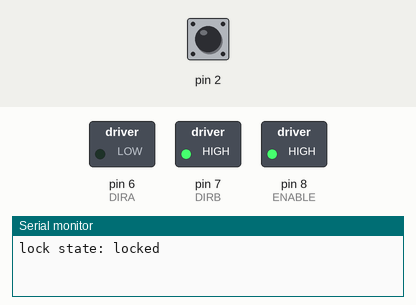
The sketch below on a simulated Arduino Uno, built with avr-gcc and run on an emulated ATmega328P. On the bench: switched loads named in the sketch (green lamp = pin HIGH), the last lines printed to the serial monitor. The test bench sets the inputs (shaded band); at power-on: pin 2 HIGH.

Above: at 0.4 s.
At 1.1 s:
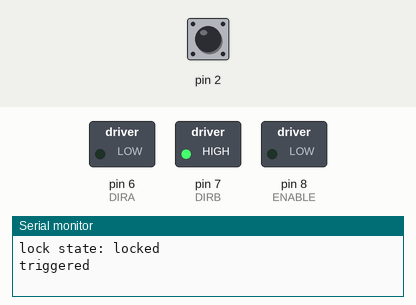
8.4 s: pin 2 pulled LOW for 2.4 s
At 12.3 s:
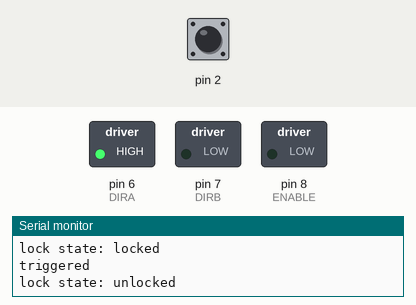
Timing chart, 0 to 18.8 s (numbered marks = the images above; inputs shaded):
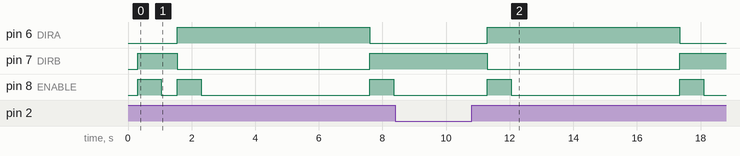

The sketch:

dc_unlock_limit_switch.ino
```cpp
//www.elegoo.com
//2016.12.12

/************************
Exercise the motor using
the L293D chip
************************/

#define ENABLE 8
#define DIRA 6
#define DIRB 7

int i;
boolean isLocked = false;

void setup() {
  //---set pin direction
  pinMode(ENABLE,OUTPUT);
  pinMode(DIRA,OUTPUT);
  pinMode(DIRB,OUTPUT);
  pinMode(2, INPUT_PULLUP);
  pinMode(3, INPUT_PULLUP);
  Serial.begin(9600);
  rotateLock(isLocked); // initilize lock to locked state
}

void loop() {
  // TODO: replace with trigger from rasp pi
  if (digitalRead(2)){
    Serial.println("triggered");
    delay(200);
    rotateLock(isLocked);
    delay(5000); // TODO increase
    rotateLock(isLocked);
    delay(1000);
  }
}

void rotateLock(boolean isLocking){
  while(digitalRead(2) == LOW && digitalRead(3) == LOW){
    Serial.println("spinning");
    if(isLocking){
      spinClockwise();
    } else {
      spinCounterClockwise();
    }
    turnMotorOn();
  }
  isLocked = !isLocking;
  Serial.print("lock state: ");
  if(isLocked) {
    Serial.println("locked");
  } else {
    Serial.println("unlocked");
  }
  turnMotorOff();
  delay(300);
  backOffSwitch();
}

void backOffSwitch(){
  turnMotorOn();
  if(isLocked){
    spinClockwise();
  } else {
    spinCounterClockwise();
  }
  delay(750);
  turnMotorOff();
}

void spinClockwise(){
  digitalWrite(DIRB,HIGH);
  digitalWrite(DIRA,LOW);
}

void spinCounterClockwise(){
  digitalWrite(DIRA,HIGH);
  digitalWrite(DIRB,LOW);
}

void turnMotorOn(){
  digitalWrite(ENABLE,HIGH); // enable on
}

void turnMotorOff(){
  digitalWrite(ENABLE,LOW); // enable off
}
```

Measured:
- by itself, pin 8 (ENABLE): alternates HIGH for 0.75 s and LOW for 5.3 s
